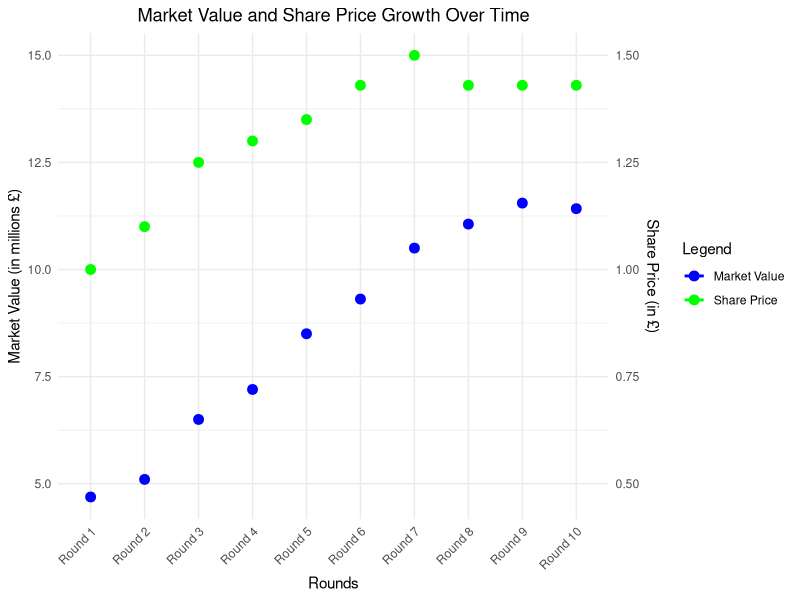

Write R code to recreate this figure.
# Load necessary library
library(ggplot2)

# Create a sample data frame for Market Value and Share Price over several rounds
data <- data.frame(
  Round = factor(c("Round 1", "Round 2", "Round 3", "Round 4", "Round 5", "Round 6", "Round 7", "Round 8", "Round 9", "Round 10"),
                 levels = c("Round 1", "Round 2", "Round 3", "Round 4", "Round 5", "Round 6", "Round 7", "Round 8", "Round 9", "Round 10")),
  Market_Value = c(4.69, 5.10, 6.50, 7.20, 8.50, 9.31, 10.50, 11.06, 11.55, 11.42),   # Market value in millions
  Share_Price = c(1.00, 1.10, 1.25, 1.30, 1.35, 1.43, 1.50, 1.43, 1.43, 1.43)          # Share price in pounds
)

# Create the line chart for Market Value and Share Price
ggplot(data, aes(x = Round)) +
  geom_line(aes(y = Market_Value, color = "Market Value"), size = 1) +
  geom_line(aes(y = Share_Price * 10, color = "Share Price"), size = 1) +  # Multiply Share Price by 10 for scaling
  geom_point(aes(y = Market_Value, color = "Market Value"), size = 3) +
  geom_point(aes(y = Share_Price * 10, color = "Share Price"), size = 3) +  # Same scaling for points
  scale_y_continuous(
    name = "Market Value (in millions £)",
    sec.axis = sec_axis(~./10, name = "Share Price (in £)")  # Secondary axis for Share Price
  ) +
  labs(
    title = "Market Value and Share Price Growth Over Time",
    x = "Rounds",
    color = "Legend"
  ) +
  theme_minimal() +
  theme(
    axis.text.x = element_text(angle = 45, hjust = 1),
    plot.title = element_text(hjust = 0.5)
  ) +
  scale_color_manual(values = c("Market Value" = "blue", "Share Price" = "green"))  # Custom colors
